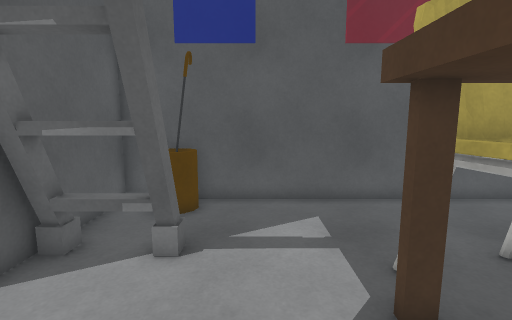
[1] (above)

19 first-person views from a walk through a 3-D level made in the Unity game engine. The camera is 1.5 m above the floor, tilts 8° down and sees 85° across. The floor is counted in squares, 0.5 m on a side. Each view is taken from the middle of a square. On the plan, view 1 faces up. The plan holds only what a view shows up to about 20 squares ahead; the rest is blank. The place goes on beyond the plan. Some animated figures are left out. Surface patterns are stand-ins for the level's own textures.

[2]
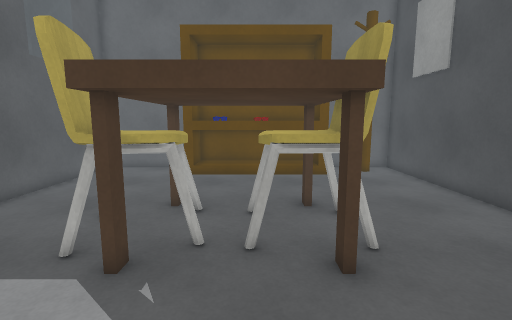

[3]
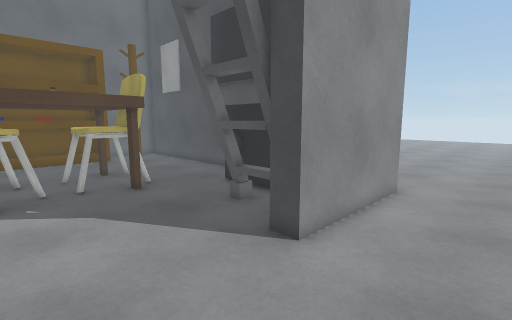

[4]
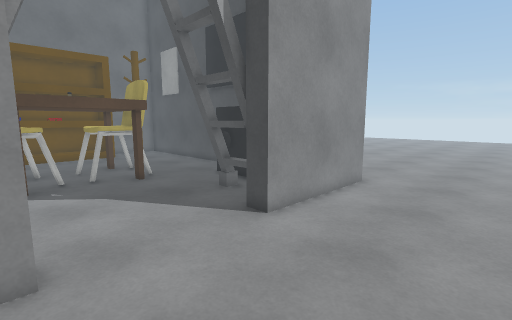

[5]
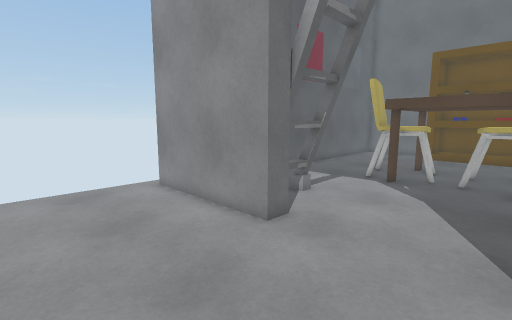

[6]
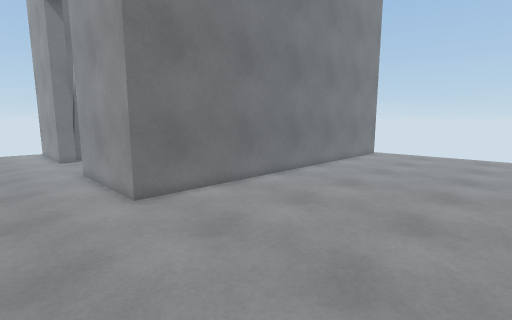

[7]
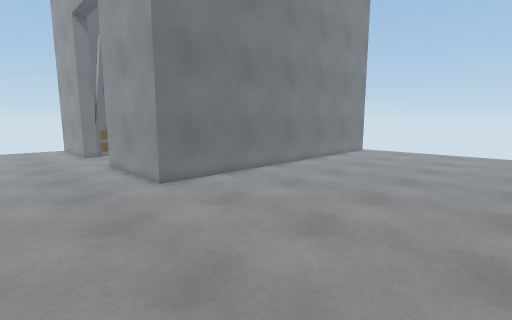

[8]
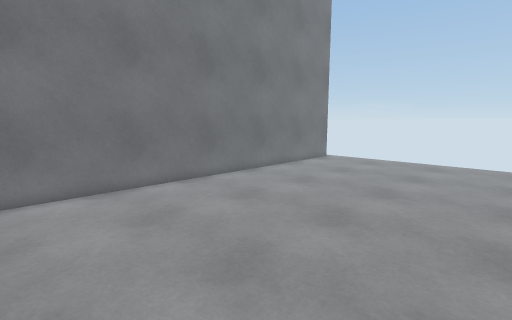

[9]
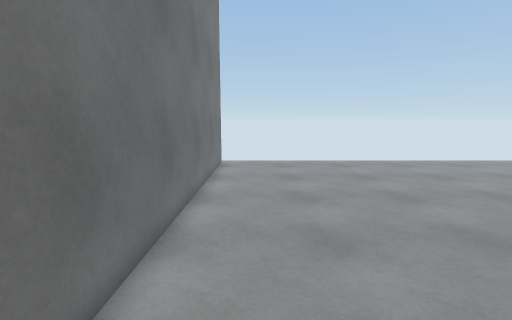

[10]
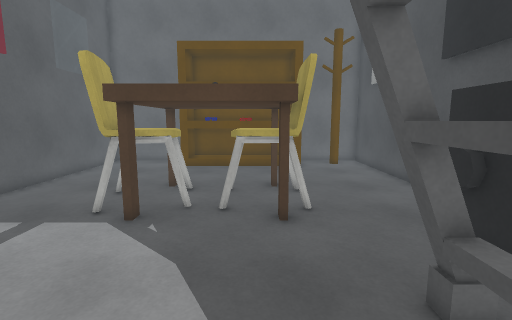

[11]
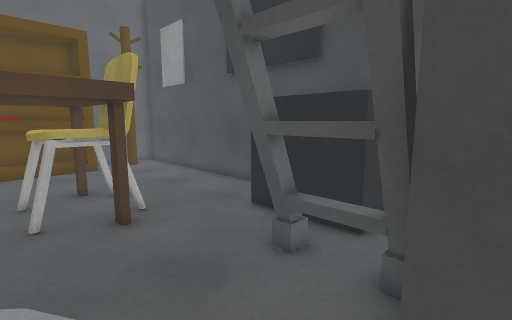

[12]
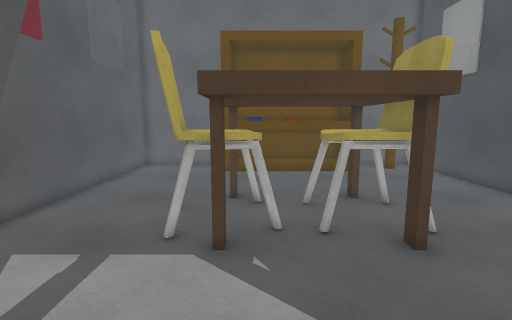

[13]
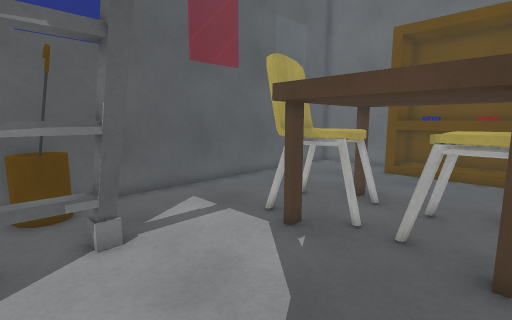

[14]
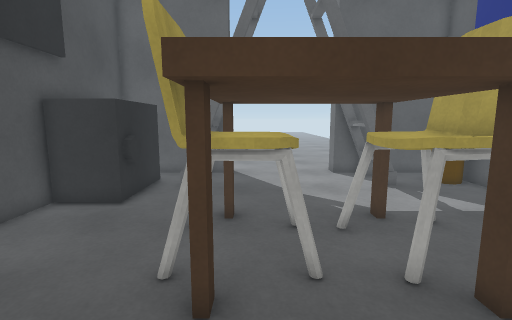

[15]
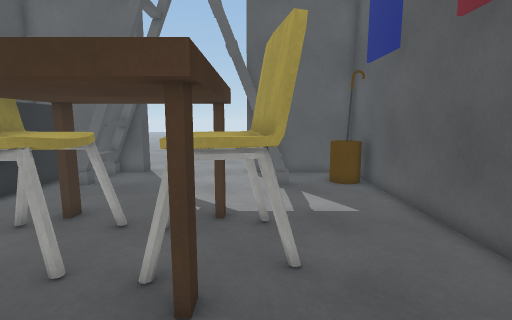

[16]
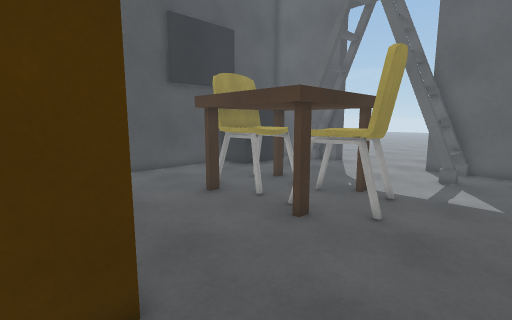

[17]
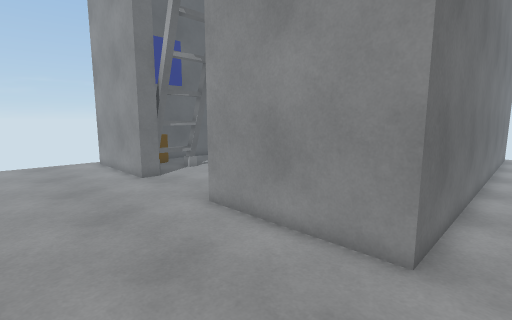

[18]
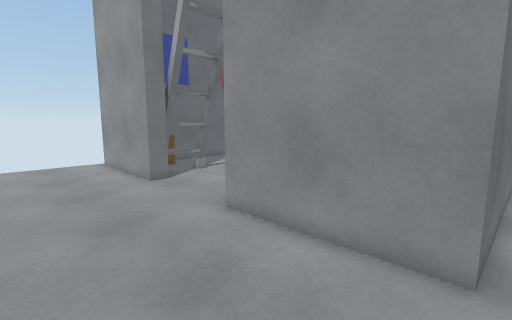

[19]
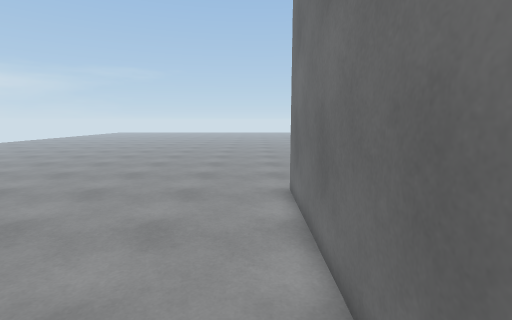

### Floor plan
Key: @ floor where view 1 was taken; # wall or solid block; . floor; = window, fence, low wall or low ledge; C chair; T table; O other object.
Columns run from 12 left of view 1 to 14 right of it. Each row starts with its distance up from view 1.
 12 .......
 11 ......##
 10 ......#####################
  9 ......##=O#................
  8 ......##...................
  7 ......##...................
  6 ......##OOO.....CC.........
  5 ......##OOO....CCCC.....###
  4 ......# ......TTCCCT.... ##
  3 ...............CCCC..... ##
  2 ........................ ##
  1 ...............CCCC..... ##
  0 ............@..CCCC..... ##
 -1 ..............TTCCCT.... ##
 -2 ......##OOO....CCCC..... ##
 -3 ......##OOO............. ##
 -4 ......##...................
 -5 ......##.OOOO#............#
 -6 ......## O   O...........##
 -7 ......##     O ..........#
 -8 ......####################
 -9 ......#####################
-10 ...........................
-11 ...........................
-12 ...........................
-13 ...........................
-14 ...........................
-15 ...........................
-16 ...........................
-17 ...........................
-18 ...........................
-19 ...........................
-20 ...........................
-21 ...........................

Where each view was taken, in squares from view 1:
view 1: 0 up, 0 right, facing up
view 2: 1 up, 3 left, facing right
view 3: 4 up, 10 left, facing down-right
view 4: 5 up, 12 left, facing down-right
view 5: 1 down, 12 left, facing up-right
view 6: 19 down, 10 left, facing up-right
view 7: 21 down, 12 left, facing up-right
view 8: 21 down, 5 left, facing up-right
view 9: 11 down, 4 left, facing right
view 10: 0 up, 6 left, facing right
view 11: 2 up, 6 left, facing down-right
view 12: 3 up, 4 left, facing right
view 13: 1 down, 4 left, facing up-right
view 14: 0 up, 11 right, facing left
view 15: 5 up, 11 right, facing left
view 16: 9 up, 14 right, facing down-left
view 17: 10 down, 12 left, facing up-right
view 18: 9 down, 12 left, facing up-right
view 19: 10 down, 6 right, facing left
